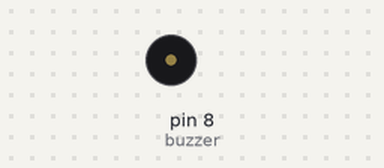
This sketch was run on a simulated Arduino Uno, built with avr-gcc and run on an emulated ATmega328P. On the bench: buzzer (waves = sounding).

Above: at 0.1 s.
At 0.95 s:
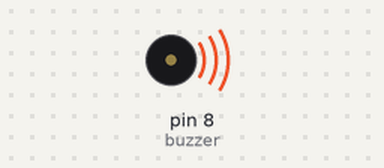
Timing chart, 0 to 2.6 s (numbered marks = the images above):
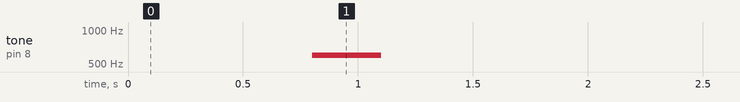

Measured:
- by itself, tone on pin 8 (buzzer): silent → 600 Hz at 0.80 s, → silent 0.30 s later

The sketch:

6.ino
```cpp
int buzzer = 8;

void setup(){
    pinMode(buzzer, OUTPUT);

    delay(800);
    tone(buzzer, 600, 300);
}

void loop(){

}
```
